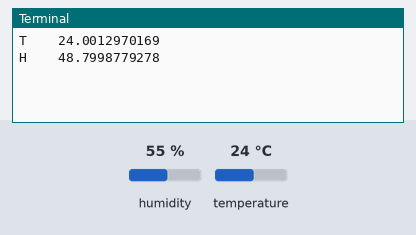
A program run on a simulated Raspberry Pi (BCM pin numbers). Parts: the last lines printed to the terminal. The test bench sets the inputs (shaded band); at power-on: humidity 55 %, temperature 24 °C. Library files of the repository ran but are not shown: SHT30.py.

Above: at 2.2 s.
2.3 s: humidity set to 40 %
At 2.9 s:
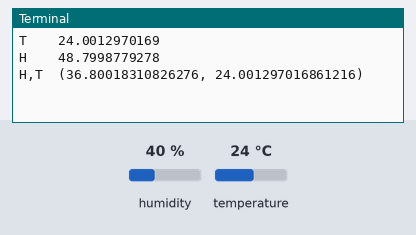
4.5 s: temperature set to 12 °C
At 5.9 s:
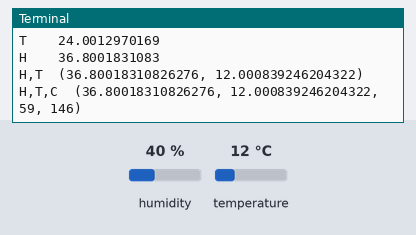
7.5 s: humidity set to 22 %
At 8.9 s:
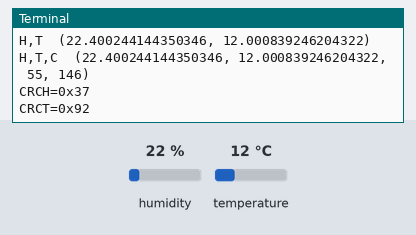
10.0 s: temperature set to 28 °C
At 11.4 s:
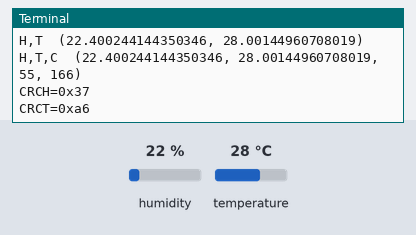
12.5 s: temperature set to 33 °C
At 14.0 s:
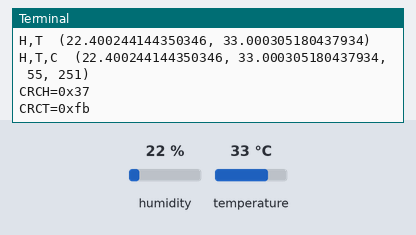
Timing chart, 0 to 15.5 s (numbered marks = the images above; inputs shaded):
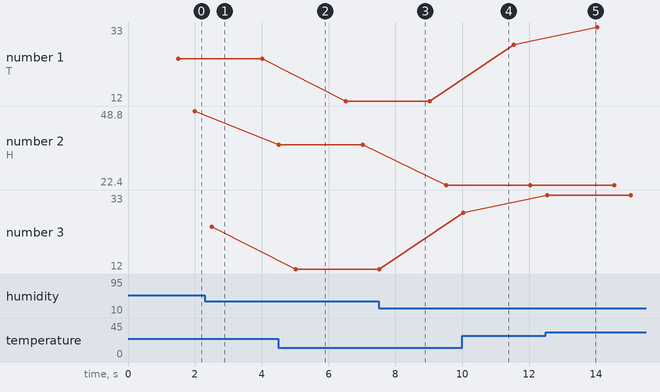

Measured:
- after the input at 2.3 s, the terminal: prints a new line after 0.21 s (image 1)
- after the input at 4.5 s, the terminal: prints a new line after 0.51 s (image 2)
- after the input at 7.5 s, the terminal: prints a new line at once (image 3)
- after the input at 10.0 s, the terminal: prints a new line at once (image 4)
- after the input at 12.5 s, the terminal: prints a new line at once (image 5)
- plotted number 1: 24 → 12 after the input at 4.5 s, 12 → 28 after the input at 10.0 s, 28 → 33 after the input at 12.5 s
- plotted number 2: 36.8 → 22.4 after the input at 7.5 s
- plotted number 3: 24 → 12 after the input at 4.5 s, 12 → 28 after the input at 10.0 s, 28 → 33 after the input at 12.5 s

The program:

testSHT30.py
```python
#!/usr/bin/env python

import SHT30
thsen = SHT30.SHT30(powerpin=6)

while (1):
	print "T   ", thsen.read_temperature()
	print "H   ", thsen.read_humidity()
	print "H,T ", thsen.read_humidity_temperature()
	print "H,T,C ", thsen.read_humidity_temperature_crc()
        h,t,cH,cT = thsen.read_humidity_temperature_crc()
        print "CRCH=0x%02x" % cH
        print "CRCT=0x%02x" % cT
```
